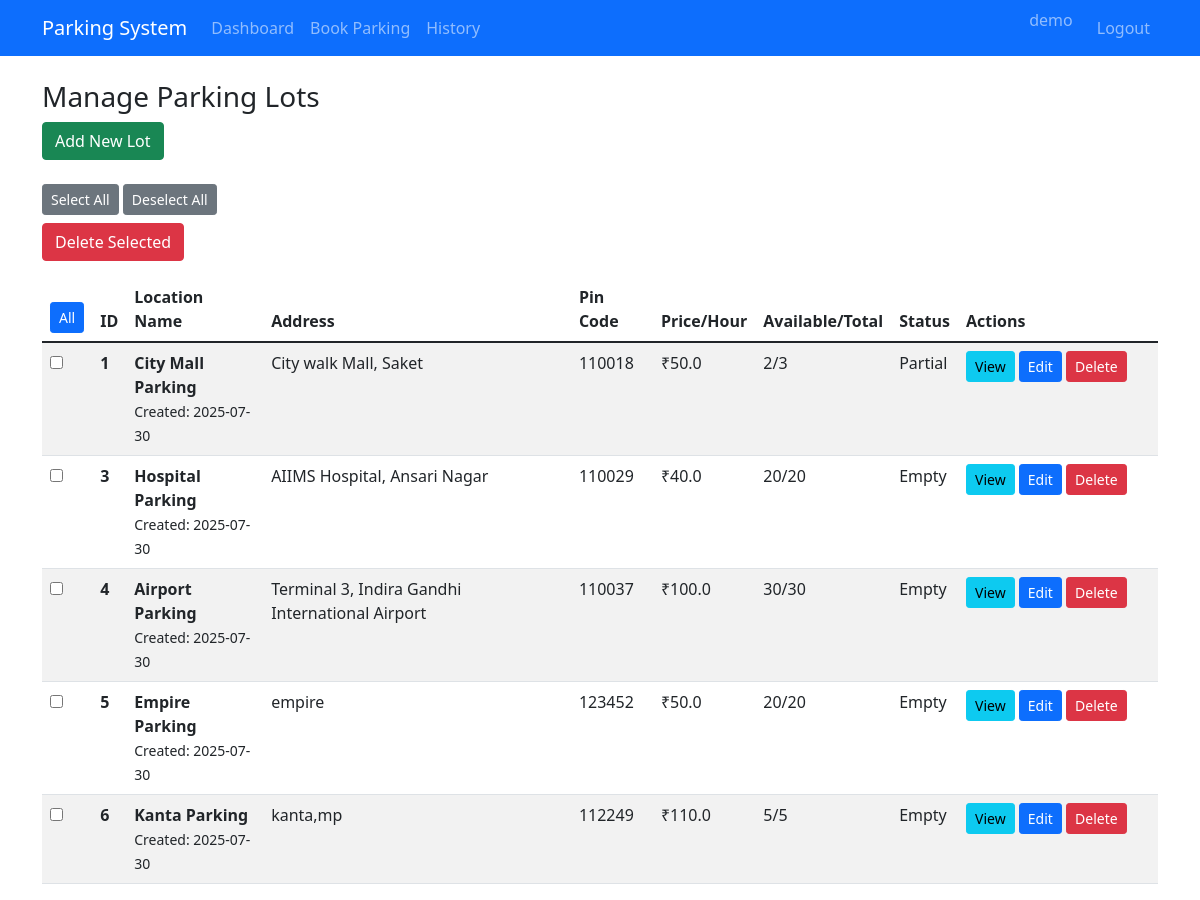
The app's page /admin/parking-lots (signed in) with its own data.
### models/database.py (models this page shows)
class ParkingLot(db.Model):
    id = db.Column(db.Integer, primary_key=True)
    location_name = db.Column(db.String(100), nullable=False)
    address = db.Column(db.Text, nullable=False)
    pin_code = db.Column(db.String(10), nullable=False)
    price_per_hour = db.Column(db.Float, nullable=False)
    max_spots = db.Column(db.Integer, nullable=False)
    available_spots = db.Column(db.Integer, nullable=False)
    created_at = db.Column(db.DateTime, default=datetime.utcnow)
    spots = db.relationship('ParkingSpot', backref='parking_lot', lazy=True, cascade='all, delete-orphan')

### controllers/admin_controller.py (the view)
@admin_bp.route('/admin/parking-lots')
def view_parking_lots():
    if 'admin_id' not in session:
        return redirect(url_for('main.login'))
    lots = ParkingLot.query.all()
    selected_lots = request.args.get('selected', '').split(',') if request.args.get('selected') else []
    return render_template('admin_parking_lots.html', lots=lots, selected_lots=selected_lots)

### templates/admin_parking_lots.html (shortened to what this page needs)
{% extends "base.html" %}
{% block content %}
<div class="mb-4">
    <h3>Manage Parking Lots</h3>
    <a href="{{ url_for('admin.add_parking_lot') }}" class="btn btn-success">Add New Lot</a>
</div>
{% if lots %}
<form id="bulkDeleteForm" action="{{ url_for('admin.confirm_bulk_delete_lots') }}" method="GET">
    <div class="mb-3">
        <div class="mb-2">
            <a href="{{ url_for('admin.select_all_lots') }}" class="btn btn-secondary btn-sm">Select All</a>
            <a href="{{ url_for('admin.clear_selection') }}" class="btn btn-secondary btn-sm">Deselect All</a>
        </div>
        <button type="submit" class="btn btn-danger">Delete Selected</button>
    </div>
    <div class="table-responsive">
        <table class="table table-striped">
            <thead>
                <tr>
                    <th width="50">
                        <a href="{{ url_for('admin.select_all_lots') }}" class="btn btn-sm btn-primary">All</a>
                    </th>
                    <th>ID</th>
                    <th>Location Name</th>
                    <th>Address</th>
                    <th>Pin Code</th>
                    <th>Price/Hour</th>
                    <th>Available/Total</th>
                    <th>Status</th>
                    <th width="200">Actions</th>
                </tr>
            </thead>
            <tbody>
                {% for lot in lots %}
                <tr>
                    <td>
                        <input type="checkbox" name="lot_ids" value="{{ lot.id }}" class="lot-checkbox"
                               {% if lot.id|string in selected_lots %}checked{% endif %}>
                    </td>
                    <td><strong>{{ lot.id }}</strong></td>
                    <td>
                        <strong>{{ lot.location_name }}</strong>
                        <br><small>Created: {{ lot.created_at.strftime('%Y-%m-%d') }}</small>
                    </td>
                    <td>{{ lot.address }}</td>
                    <td>{{ lot.pin_code }}</td>
                    <td>₹{{ lot.price_per_hour }}</td>
                    <td>{{ lot.available_spots }}/{{ lot.max_spots }}</td>
                    <td>
                        {% if lot.available_spots == lot.max_spots %}
                            Empty
                        {% elif lot.available_spots == 0 %}
                            Full
                        {% else %}
                            Partial
                        {% endif %}
                    </td>
                    <td>
                        <a href="{{ url_for('admin.view_spots', lot_id=lot.id) }}" class="btn btn-sm btn-info">View</a>
                        <a href="{{ url_for('admin.edit_parking_lot', lot_id=lot.id) }}" class="btn btn-sm btn-primary">Edit</a>
                        <a href="{{ url_for('admin.confirm_delete_parking_lot', lot_id=lot.id) }}" class="btn btn-sm btn-danger">Delete</a>
                    </td>
                </tr>
                {% endfor %}
            </tbody>
        </table>
    </div>
</form>
{% else %}
<div class="alert alert-info text-center">
    <h5>No Parking Lots</h5>
    <p>No parking lots have been created yet.</p>
    <a href="{{ url_for('admin.add_parking_lot') }}" class="btn btn-success">Add First Parking Lot</a>
</div>
{% endif %}
{% endblock %}

### records on screen
ParkingLot: id "1", location_name "City Mall Parking", created_at "2025-07-30", address "City walk Mall, Saket", pin_code "110018", price_per_hour "50.0", available_spots "2", max_spots "3", shows "Partial"
ParkingLot: id "3", location_name "Hospital Parking", created_at "2025-07-30", address "AIIMS Hospital, Ansari Nagar", pin_code "110029", price_per_hour "40.0", available_spots "20", max_spots "20", shows "Empty"
ParkingLot: id "4", location_name "Airport Parking", created_at "2025-07-30", address "Terminal 3, Indira Gandhi International Airport", pin_code "110037", price_per_hour "100.0", available_spots "30", max_spots "30", shows "Empty"
ParkingLot: id "5", location_name "Empire Parking", created_at "2025-07-30", address "empire", pin_code "123452", price_per_hour "50.0", available_spots "20", max_spots "20", shows "Empty"
ParkingLot: id "6", location_name "Kanta Parking", created_at "2025-07-30", address "kanta,mp", pin_code "112249", price_per_hour "110.0", available_spots "5", max_spots "5", shows "Empty"

### other values on screen
{{ session.user_name }} "demo"
